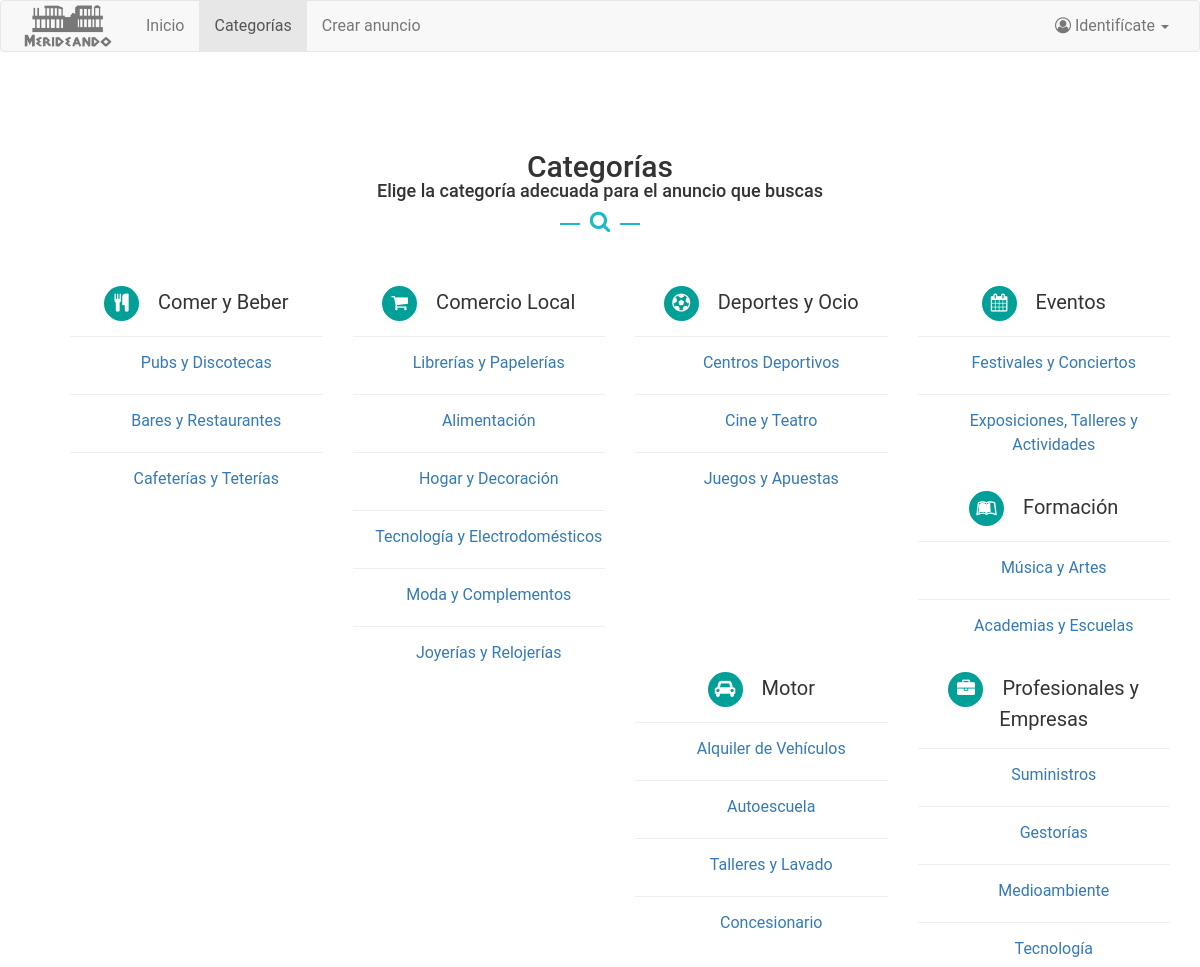
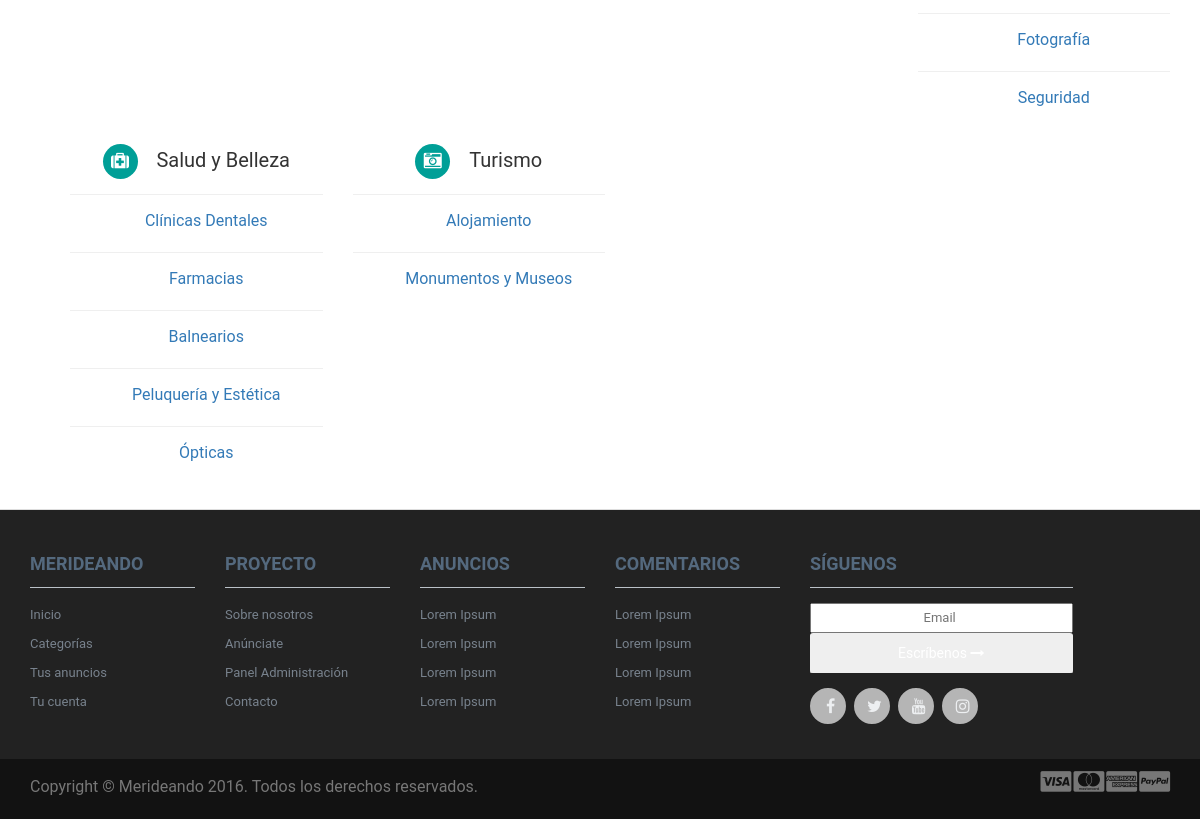
Page /categorias.php on the committed database (2 pictures, top to bottom).
### tables this page shows
CREATE TABLE `subcategorias` (
  `id_subcategoria` int(11) NOT NULL,
  `nombre_subcat` varchar(50) NOT NULL,
  `categoria_id` int(11) NOT NULL
);

### categorias.php (the view, shortened to what this page needs)
<?php
    include('php/conexion.php');
?>
<!DOCTYPE html>
 <html lang="en">
    <head>
        <link href="css/bootstrap.min.css" rel="stylesheet">
        <link rel="stylesheet" href="font-awesome/css/font-awesome.min.css">
        <link rel="stylesheet" href="css/style.css">
    </head>
    <body>
        <?php include "php/navbar.php"; ?>
        <section class="categorias">
            <div class="container">
                <div class="row">
                    <div class="section_title text-center mg-tp-80 mg-bt-40">
							<h2>Categorías</h2>
							<h4>Elige la categoría adecuada para el anuncio que buscas</h4>
							<div class="icon_wrap"><i class="fa fa-search"></i></div>
				    </div>
                    <div class="col-md-12 text-center">
                        <ul class="row clearfix">
            <?php
                $sql = "SELECT categorias.*, subcategorias.* FROM categorias, subcategorias WHERE categorias.id_categoria = subcategorias.categoria_id ORDER BY categorias.nombre_cat ASC";
                $query = $con->prepare($sql);
                $query->execute();
                $categoria = "";
                $categorias = array();
                $pos = 0;
                if ($query->rowCount() > 0){
                    while ($resultado = $query->fetch(PDO::FETCH_ASSOC)){
                        if($categoria != $resultado['nombre_cat']){
                            $categoria = $resultado['nombre_cat'];
                            $id_categoria = $resultado['id_categoria'];
                            $icono = $resultado['icono'];
                            $pos = array_push($categorias,  array($categoria, array(), $id_categoria, $icono));
                        }
                        $categorias[$pos][1][] = array( $resultado['id_subcategoria'], $resultado['nombre_subcat'] );
                    }
                    foreach ($categorias as $categoria)
                        {
                            if( !empty( $categoria[0] ) ) {
                             echo "<li class='col-lg-3 col-md-3 col-sm-6 col-xs-12'>";
                                 echo "<section class='lista-subcategorias'>
                                        <div><i class='fa ".$categoria[3]."'></i>
                                        <a href='categoria.php?id=".$categoria[2]."'><span class='lista-categoria-titulo'>".$categoria[0]."</span></a>
                                        </div>";
                            }
                            if (count($categoria[1]) > 0)
                            {
                                foreach ($categoria[1] as $subCat)
                                {
                                    echo "<ul class='list'>
                                    <li><a href='categoria.php?id=" . $subCat[0] . "'>" .
                                        $subCat[1] . "</a></li></ul>";
                                }
                                echo "</section></li>";
                            }
                    }
                }
                        ?>
                        </ul>
                    </div>
                </div>
            </div>
        </section>
      <?php include "php/footer.php"; ?>
     </body>
</html>

### css/style.css (style rules this page uses)
body { background-color: #fff; color: #777; font-family: "Roboto",sans-serif; font-size: 16px; font-weight: 400; line-height: 24px; }
body, html { height: 100% }
a:link, a:visited { text-decoration: none; }
a { outline: none !important }
h1, h2, h3, h4, h5, h6 { color: #333; line-height: 100%; margin: 0; }
ul, ul li { list-style: none; }
.mg-bt-40 { margin-bottom: 40px; }
.mg-tp-80 { margin-top: 80px; }
.icon_wrap { color: #222; display: inline-block; position: relative; padding: 10px 0; }
.icon_wrap:before { position: absolute; content: ''; background-color: #1cbac8; height: 2px; left: -30px; width: 100%; top: 50%; }
.icon_wrap:after { position: absolute; content: ''; background-color: #1cbac8; height: 2px; right: -30px; width: 100%; top: 50%; }
.icon_wrap i { font-size: 22px; color: #1cbac8; }
.lista-subcategorias { margin: 0 0 30px 0; }
.lista-subcategorias ul.list { margin: 15px 0 0 0; border-top: 1px solid #efefef; padding: 10px 0 0 0; }
.lista-subcategorias ul.list li { padding: 4px 0 4px 0; margin: 0 0 0 20px; }
.lista-subcategorias i { cursor: pointer; border-radius: 35px; height: 35px; width: 35px; display: inline-block; padding: 0; vertical-align: center; color: #fff; font-size: 18px; line-height: 34px; text-align: center; background: #009F97; }
.lista-categoria-titulo { font-size: 20px; margin: 0 0 0 15px; color: #333; }

### rows in the picture
subcategorias: nombre_subcat "Pubs y Discotecas"
subcategorias: nombre_subcat "Bares y Restaurantes"
subcategorias: nombre_subcat "Cafeterías y Teterías"
subcategorias: nombre_subcat "Librerías y Papelerías"
subcategorias: nombre_subcat "Alimentación"
subcategorias: nombre_subcat "Hogar y Decoración"
subcategorias: nombre_subcat "Tecnología y Electrodomésticos"
subcategorias: nombre_subcat "Moda y Complementos"
subcategorias: nombre_subcat "Joyerías y Relojerías"
subcategorias: nombre_subcat "Centros Deportivos"
subcategorias: nombre_subcat "Cine y Teatro"
subcategorias: nombre_subcat "Juegos y Apuestas"
subcategorias: nombre_subcat "Festivales y Conciertos"
subcategorias: nombre_subcat "Exposiciones, Talleres y Actividades"
subcategorias: nombre_subcat "Música y Artes"
subcategorias: nombre_subcat "Academias y Escuelas"
subcategorias: nombre_subcat "Alquiler de Vehículos"
subcategorias: nombre_subcat "Autoescuela"
subcategorias: nombre_subcat "Talleres y Lavado"
subcategorias: nombre_subcat "Concesionario"
subcategorias: nombre_subcat "Suministros"
subcategorias: nombre_subcat "Gestorías"
subcategorias: nombre_subcat "Medioambiente"
subcategorias: nombre_subcat "Tecnología"
subcategorias: nombre_subcat "Fotografía"
subcategorias: nombre_subcat "Seguridad"
subcategorias: nombre_subcat "Clínicas Dentales"
subcategorias: nombre_subcat "Farmacias"
subcategorias: nombre_subcat "Balnearios"
subcategorias: nombre_subcat "Peluquería y Estética"
subcategorias: nombre_subcat "Ópticas"
subcategorias: nombre_subcat "Alojamiento"
subcategorias: nombre_subcat "Monumentos y Museos"

### other values in the picture
$categoria[0] "Comer y Beber"
$categoria[0] "Comercio Local"
$categoria[0] "Deportes y Ocio"
$categoria[0] "Eventos"
$categoria[0] "Formación"
$categoria[0] "Motor"
$categoria[0] "Profesionales y Empresas"
$categoria[0] "Salud y Belleza"
$categoria[0] "Turismo"
